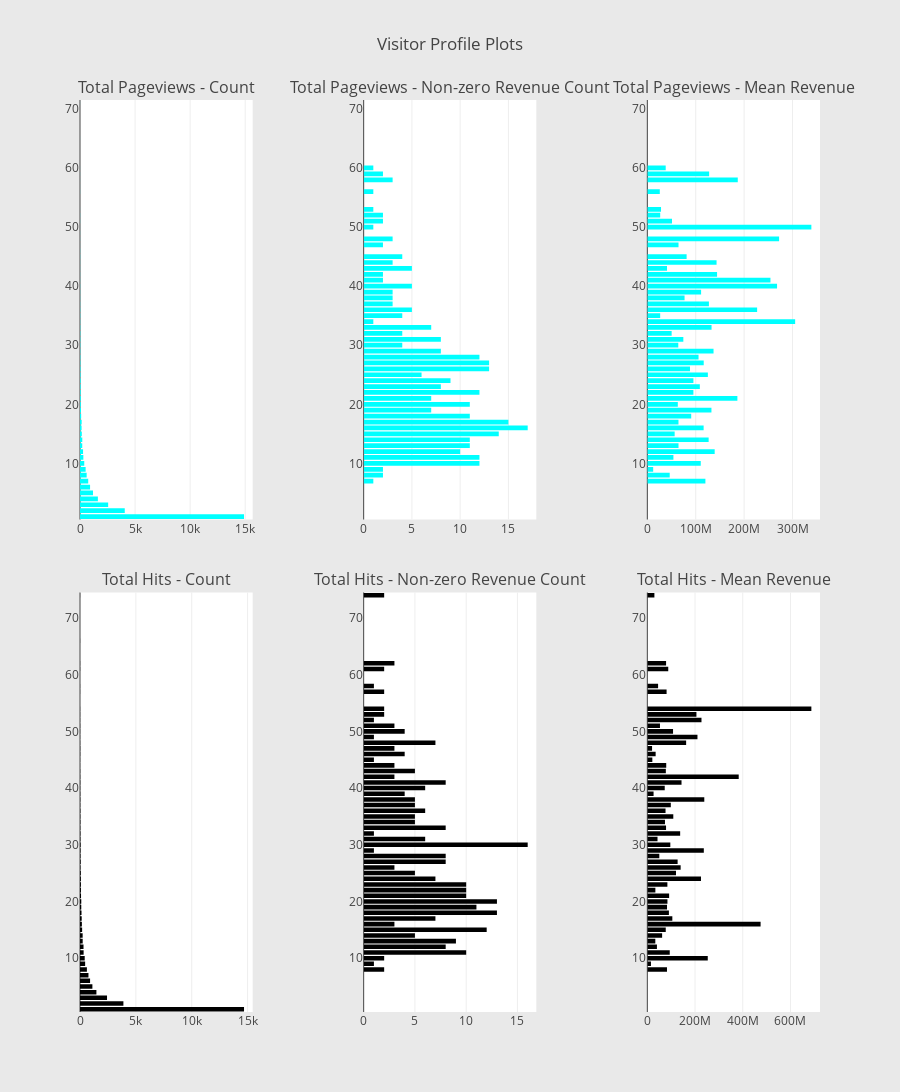

Notebook source saved alongside this figure:
### Code cell
# Page views
cnt_srs = train_df.groupby('totals.pageviews')['totals.transactionRevenue'].agg(['size', 'count', 'mean'])
cnt_srs.columns = ["count", "count of non-zero revenue", "mean"]
cnt_srs = cnt_srs.sort_values(by="count", ascending=False)
trace1 = horizontal_bar_chart(cnt_srs["count"].head(60), 'cyan')
trace2 = horizontal_bar_chart(cnt_srs["count of non-zero revenue"].head(60), 'cyan')
trace5 = horizontal_bar_chart(cnt_srs["mean"].head(60), 'cyan')

# Hits
cnt_srs = train_df.groupby('totals.hits')['totals.transactionRevenue'].agg(['size', 'count', 'mean'])
cnt_srs.columns = ["count", "count of non-zero revenue", 'mean']
cnt_srs = cnt_srs.sort_values(by="count", ascending=False)
trace3 = horizontal_bar_chart(cnt_srs["count"].head(60), 'black')
trace4 = horizontal_bar_chart(cnt_srs["count of non-zero revenue"].head(60), 'black')
trace6 = horizontal_bar_chart(cnt_srs["mean"].head(60), 'black')

# Creating two subplots
fig = tools.make_subplots(rows=2, cols=3, vertical_spacing=0.08, horizontal_spacing=0.15, 
                          subplot_titles=["Total Pageviews - Count", "Total Pageviews - Non-zero Revenue Count", "Total Pageviews - Mean Revenue",
                                          "Total Hits - Count",  "Total Hits - Non-zero Revenue Count", "Total Hits - Mean Revenue"])

fig.append_trace(trace1, 1, 1)
fig.append_trace(trace2, 1, 2)
fig.append_trace(trace5, 1, 3)
fig.append_trace(trace3, 2, 1)
fig.append_trace(trace4, 2, 2)
fig.append_trace(trace6, 2, 3)

fig['layout'].update(height=1200, width=900, paper_bgcolor='rgb(233,233,233)', title="Visitor Profile Plots")
py.iplot(fig, filename='visitor-profile-plots')

### Figure 1 — Plotly figure (JSON) as saved in the notebook; plotly's stock layout.template omitted (floating-point values rounded to 4 significant figures)
{"data": [{"marker": {"color": "cyan"}, "orientation": "h", "showlegend": false, "type": "bar", "uid": "1898f57e-f67c-440b-866c-75945210f6d8", "x": [3, 3, 3, 3, 3, 3, 3, 4, 4, 5, 6, 6, 7, 7, 8, 8, 8, 8, 10, 13, 13, 13, 13, 14, 16, 19, 20, 24, 25, 27, 27, 28, 32, 36, 46, 48, 55, 58, 61, 72, 73, 90, 105, 144, 150, 163, 203, 207, 277, 304, 386, 511, 604, 746, 914, 1180, 1624, 2557, 4064, 14894], "xaxis": "x", "y": ["57", "71", "53", "60", "50", "58", "65", "59", "47", "48", "56", "49", "43", "51", "44", "52", "42", "41", "46", "38", "45", "40", "39", "37", "34", "36", "35", "33", "29", "32", "31", "30", "28", "27", "26", "25", "23", "24", "22", "21", "20", "19", "18", "16", "17", "15", "13", "14", "12", "11", "10", "9", "8", "7", "6", "5", "4", "3", "2", "1"], "yaxis": "y"}, {"marker": {"color": "cyan"}, "orientation": "h", "showlegend": false, "type": "bar", "uid": "d8e2a74a-93c7-43d5-9c3b-54032beeace5", "x": [0, 0, 1, 1, 1, 3, 0, 2, 2, 3, 1, 0, 5, 2, 3, 2, 2, 2, 0, 3, 4, 5, 3, 3, 1, 5, 4, 7, 8, 4, 8, 4, 12, 13, 13, 6, 8, 9, 12, 7, 11, 7, 11, 17, 15, 14, 11, 11, 10, 12, 12, 2, 2, 1, 0, 0, 0, 0, 0, 0], "xaxis": "x2", "y": ["57", "71", "53", "60", "50", "58", "65", "59", "47", "48", "56", "49", "43", "51", "44", "52", "42", "41", "46", "38", "45", "40", "39", "37", "34", "36", "35", "33", "29", "32", "31", "30", "28", "27", "26", "25", "23", "24", "22", "21", "20", "19", "18", "16", "17", "15", "13", "14", "12", "11", "10", "9", "8", "7", "6", "5", "4", "3", "2", "1"], "yaxis": "y2"}, {"marker": {"color": "cyan"}, "orientation": "h", "showlegend": false, "type": "bar", "uid": "385a3d43-5c9f-4a67-ae34-f4f35744e0d0", "x": [null, null, 28290000, 37960000, 338970000, 186900000.0, null, 127720000, 64430000, 272300000.0, 25750000, null, 40640000, 50985000, 143070000, 26570000, 144105000, 254430000, null, 76930000.0, 81197500, 268066000, 111100000.0, 127300000.0, 305470000, 226888000, 26532500, 132700000.0, 136798750, 50242500, 74388750, 63965000, 105800000.0, 116500000.0, 88160000.0, 125100000.0, 108486250, 95200000.0, 95170000.0, 186100000.0, 62990000, 132500000.0, 90660000.0, 116300000.0, 64358000, 56460000.0, 64430000.0, 126700000.0, 139183000, 53890000.0, 110400000.0, 12085000, 46245000, 119990000, null, null, null, null, null, null], "xaxis": "x3", "y": ["57", "71", "53", "60", "50", "58", "65", "59", "47", "48", "56", "49", "43", "51", "44", "52", "42", "41", "46", "38", "45", "40", "39", "37", "34", "36", "35", "33", "29", "32", "31", "30", "28", "27", "26", "25", "23", "24", "22", "21", "20", "19", "18", "16", "17", "15", "13", "14", "12", "11", "10", "9", "8", "7", "6", "5", "4", "3", "2", "1"], "yaxis": "y3"}, {"marker": {"color": "black"}, "orientation": "h", "showlegend": false, "type": "bar", "uid": "efc7a598-329f-4112-977b-ea017acda41c", "x": [7, 7, 7, 7, 8, 8, 8, 8, 9, 10, 11, 11, 11, 12, 13, 16, 17, 17, 18, 18, 21, 22, 23, 27, 28, 29, 32, 33, 35, 37, 41, 44, 46, 55, 58, 71, 76, 80, 82, 92, 114, 115, 135, 152, 168, 191, 237, 241, 314, 324, 422, 460, 617, 757, 902, 1109, 1469, 2419, 3885, 14683], "xaxis": "x4", "y": ["74", "57", "58", "66", "54", "52", "44", "49", "53", "62", "61", "45", "50", "48", "51", "43", "46", "42", "40", "47", "37", "41", "39", "38", "33", "35", "36", "34", "31", "32", "26", "28", "29", "30", "27", "25", "24", "23", "22", "21", "19", "20", "18", "17", "16", "15", "14", "13", "12", "11", "10", "9", "8", "7", "6", "5", "4", "3", "2", "1"], "yaxis": "y4"}, {"marker": {"color": "black"}, "orientation": "h", "showlegend": false, "type": "bar", "uid": "5c5b2cef-2440-436f-b03a-7b46d939a3c5", "x": [2, 2, 1, 0, 2, 1, 3, 1, 2, 3, 2, 1, 4, 7, 3, 5, 4, 3, 6, 3, 5, 8, 4, 5, 8, 5, 6, 5, 6, 1, 3, 8, 1, 16, 8, 5, 7, 10, 10, 10, 11, 13, 13, 7, 3, 12, 5, 9, 8, 10, 2, 1, 2, 0, 0, 0, 0, 0, 0, 0], "xaxis": "x5", "y": ["74", "57", "58", "66", "54", "52", "44", "49", "53", "62", "61", "45", "50", "48", "51", "43", "46", "42", "40", "47", "37", "41", "39", "38", "33", "35", "36", "34", "31", "32", "26", "28", "29", "30", "27", "25", "24", "23", "22", "21", "19", "20", "18", "17", "16", "15", "14", "13", "12", "11", "10", "9", "8", "7", "6", "5", "4", "3", "2", "1"], "yaxis": "y5"}, {"marker": {"color": "black"}, "orientation": "h", "showlegend": false, "type": "bar", "uid": "f6262a84-50bf-4dee-8904-3ff17c1682b5", "x": [29580000, 80735000, 45130000, null, 687685000, 227000000, 79200000, 210160000, 205825000, 78610000, 87700000, 20980000, 107767500, 162700000.0, 52990000, 77574000, 34822500, 383100000.0, 72945000, 19810000, 98400000, 143325000, 26145000, 238792000, 78476250, 108846000, 76320000.0, 73966000, 42695000, 137650000, 139700000.0, 50240000, 236790000, 96378125, 126986250, 120168000, 224900000.0, 84051000, 33712000, 91392000, 82520000.0, 84310000.0, 90440000.0, 104800000.0, 474800000.0, 77210000.0, 62004000, 33500000.0, 40227500, 93931000, 253355000, 15190000, 82390000, null, null, null, null, null, null, null], "xaxis": "x6", "y": ["74", "57", "58", "66", "54", "52", "44", "49", "53", "62", "61", "45", "50", "48", "51", "43", "46", "42", "40", "47", "37", "41", "39", "38", "33", "35", "36", "34", "31", "32", "26", "28", "29", "30", "27", "25", "24", "23", "22", "21", "19", "20", "18", "17", "16", "15", "14", "13", "12", "11", "10", "9", "8", "7", "6", "5", "4", "3", "2", "1"], "yaxis": "y6"}], "layout": {"annotations": [{"font": {"size": 16}, "showarrow": false, "text": "Total Pageviews - Count", "x": 0.1167, "xanchor": "center", "xref": "paper", "y": 1, "yanchor": "bottom", "yref": "paper"}, {"font": {"size": 16}, "showarrow": false, "text": "Total Pageviews - Non-zero Revenue Count", "x": 0.5, "xanchor": "center", "xref": "paper", "y": 1, "yanchor": "bottom", "yref": "paper"}, {"font": {"size": 16}, "showarrow": false, "text": "Total Pageviews - Mean Revenue", "x": 0.8833, "xanchor": "center", "xref": "paper", "y": 1, "yanchor": "bottom", "yref": "paper"}, {"font": {"size": 16}, "showarrow": false, "text": "Total Hits - Count", "x": 0.1167, "xanchor": "center", "xref": "paper", "y": 0.46, "yanchor": "bottom", "yref": "paper"}, {"font": {"size": 16}, "showarrow": false, "text": "Total Hits - Non-zero Revenue Count", "x": 0.5, "xanchor": "center", "xref": "paper", "y": 0.46, "yanchor": "bottom", "yref": "paper"}, {"font": {"size": 16}, "showarrow": false, "text": "Total Hits - Mean Revenue", "x": 0.8833, "xanchor": "center", "xref": "paper", "y": 0.46, "yanchor": "bottom", "yref": "paper"}], "height": 1200, "paper_bgcolor": "rgb(233,233,233)", "title": {"text": "Visitor Profile Plots"}, "width": 900, "xaxis": {"anchor": "y", "domain": [0, 0.2333]}, "xaxis2": {"anchor": "y2", "domain": [0.3833, 0.6167]}, "xaxis3": {"anchor": "y3", "domain": [0.7667, 1.0]}, "xaxis4": {"anchor": "y4", "domain": [0, 0.2333]}, "xaxis5": {"anchor": "y5", "domain": [0.3833, 0.6167]}, "xaxis6": {"anchor": "y6", "domain": [0.7667, 1.0]}, "yaxis": {"anchor": "x", "domain": [0.54, 1]}, "yaxis2": {"anchor": "x2", "domain": [0.54, 1]}, "yaxis3": {"anchor": "x3", "domain": [0.54, 1]}, "yaxis4": {"anchor": "x4", "domain": [0, 0.46]}, "yaxis5": {"anchor": "x5", "domain": [0, 0.46]}, "yaxis6": {"anchor": "x6", "domain": [0, 0.46]}}}
